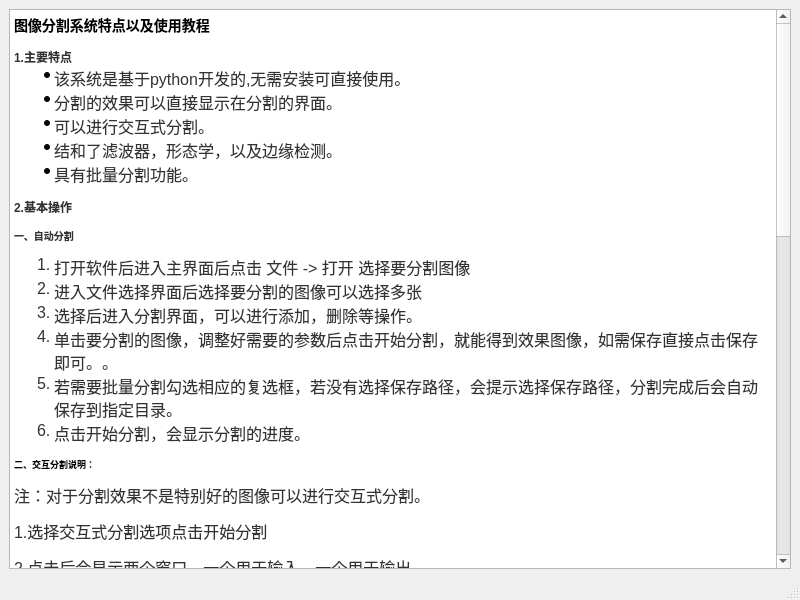
<?xml version="1.0" encoding="UTF-8"?>
<ui version="4.0">
 <class>MainWindow</class>
 <widget class="QMainWindow" name="MainWindow">
  <property name="geometry">
   <rect>
    <x>0</x>
    <y>0</y>
    <width>800</width>
    <height>600</height>
   </rect>
  </property>
  <property name="windowTitle">
   <string>MainWindow</string>
  </property>
  <widget class="QWidget" name="centralwidget">
   <layout class="QGridLayout" name="gridLayout">
    <item row="0" column="0">
     <widget class="QTextBrowser" name="textBrowser">
      <property name="html">
       <string>&lt;!DOCTYPE HTML PUBLIC &quot;-//W3C//DTD HTML 4.0//EN&quot; &quot;http://www.w3.org/TR/REC-html40/strict.dtd&quot;&gt;
&lt;html&gt;&lt;head&gt;&lt;meta name=&quot;qrichtext&quot; content=&quot;1&quot; /&gt;&lt;style type=&quot;text/css&quot;&gt;
p, li { white-space: pre-wrap; }
&lt;/style&gt;&lt;/head&gt;&lt;body style=&quot; font-family:'SimSun'; font-size:9pt; font-weight:400; font-style:normal;&quot;&gt;
&lt;h3 style=&quot; margin-top:14px; margin-bottom:12px; margin-left:0px; margin-right:0px; -qt-block-indent:0; text-indent:0px;&quot;&gt;&lt;span style=&quot; font-family:'Calibri','宋体'; font-size:36pt; font-weight:600; color:#000000;&quot;&gt;图像分割系统特点以及使用教程&lt;/span&gt;&lt;/h3&gt;
&lt;p style=&quot; margin-top:0px; margin-bottom:0px; margin-left:0px; margin-right:0px; -qt-block-indent:0; text-indent:0px;&quot;&gt;&lt;span style=&quot; font-family:'Open Sans','Clear Sans','Helvetica Neue','Helvetica','Arial','sans-serif'; font-size:medium; font-weight:600; color:#333333;&quot;&gt;1.主要特点&lt;/span&gt;&lt;/p&gt;
&lt;ul style=&quot;margin-top: 0px; margin-bottom: 0px; margin-left: 0px; margin-right: 0px; -qt-list-indent: 1;&quot;&gt;&lt;li style=&quot; font-family:'Open Sans','Clear Sans','Helvetica Neue','Helvetica','Arial','sans-serif'; font-size:16px; color:#333333;&quot; style=&quot; margin-top:0px; margin-bottom:0px; margin-left:0px; margin-right:0px; -qt-block-indent:0; text-indent:0px;&quot;&gt;&lt;span style=&quot; font-size:16px;&quot;&gt;该系统是基于python开发的,无需安装可直接使用。&lt;/span&gt;&lt;/li&gt;
&lt;li style=&quot; font-family:'Open Sans','Clear Sans','Helvetica Neue','Helvetica','Arial','sans-serif'; font-size:16px; color:#333333;&quot; style=&quot; margin-top:0px; margin-bottom:0px; margin-left:0px; margin-right:0px; -qt-block-indent:0; text-indent:0px;&quot;&gt;&lt;span style=&quot; font-size:16px;&quot;&gt;分割的效果可以直接显示在分割的界面。&lt;/span&gt;&lt;/li&gt;
&lt;li style=&quot; font-family:'Open Sans','Clear Sans','Helvetica Neue','Helvetica','Arial','sans-serif'; font-size:16px; color:#333333;&quot; style=&quot; margin-top:0px; margin-bottom:0px; margin-left:0px; margin-right:0px; -qt-block-indent:0; text-indent:0px;&quot;&gt;&lt;span style=&quot; font-size:16px;&quot;&gt;可以进行交互式分割。&lt;/span&gt;&lt;/li&gt;
&lt;li style=&quot; font-family:'Open Sans','Clear Sans','Helvetica Neue','Helvetica','Arial','sans-serif'; font-size:16px; color:#333333;&quot; style=&quot; margin-top:0px; margin-bottom:0px; margin-left:0px; margin-right:0px; -qt-block-indent:0; text-indent:0px;&quot;&gt;&lt;span style=&quot; font-size:16px;&quot;&gt;结和了滤波器，形态学，以及边缘检测。&lt;/span&gt;&lt;/li&gt;
&lt;li style=&quot; font-family:'Open Sans','Clear Sans','Helvetica Neue','Helvetica','Arial','sans-serif'; font-size:16px; color:#333333;&quot; style=&quot; margin-top:0px; margin-bottom:0px; margin-left:0px; margin-right:0px; -qt-block-indent:0; text-indent:0px;&quot;&gt;&lt;span style=&quot; font-size:16px;&quot;&gt;具有批量分割功能。&lt;/span&gt;&lt;/li&gt;&lt;/ul&gt;
&lt;p style=&quot; margin-top:12px; margin-bottom:12px; margin-left:0px; margin-right:0px; -qt-block-indent:0; text-indent:0px;&quot;&gt;&lt;span style=&quot; font-family:'Open Sans','Clear Sans','Helvetica Neue','Helvetica','Arial','sans-serif'; font-size:medium; font-weight:600; color:#333333;&quot;&gt;2.基本操作&lt;/span&gt;&lt;/p&gt;
&lt;p style=&quot; margin-top:12px; margin-bottom:12px; margin-left:0px; margin-right:0px; -qt-block-indent:0; text-indent:0px;&quot;&gt;&lt;span style=&quot; font-family:'Open Sans','Clear Sans','Helvetica Neue','Helvetica','Arial','sans-serif'; font-size:small; font-weight:600; color:#333333;&quot;&gt;一、自动分割&lt;/span&gt;&lt;/p&gt;
&lt;ol style=&quot;margin-top: 0px; margin-bottom: 0px; margin-left: 0px; margin-right: 0px; -qt-list-indent: 1;&quot;&gt;&lt;li style=&quot; font-family:'Open Sans','Clear Sans','Helvetica Neue','Helvetica','Arial','sans-serif'; font-size:16px; color:#333333;&quot; style=&quot; margin-top:0px; margin-bottom:0px; margin-left:0px; margin-right:0px; -qt-block-indent:0; text-indent:0px;&quot;&gt;&lt;span style=&quot; font-size:16px;&quot;&gt;打开软件后进入主界面后点击 文件 -&amp;gt; 打开 选择要分割图像&lt;/span&gt;&lt;/li&gt;
&lt;li style=&quot; font-family:'Open Sans','Clear Sans','Helvetica Neue','Helvetica','Arial','sans-serif'; font-size:16px; color:#333333;&quot; style=&quot; margin-top:0px; margin-bottom:0px; margin-left:0px; margin-right:0px; -qt-block-indent:0; text-indent:0px;&quot;&gt;&lt;span style=&quot; font-size:16px; background-color:#ffffff;&quot;&gt;进入文件选择界面后选择要分割的图像可以选择多张&lt;/span&gt;&lt;/li&gt;
&lt;li style=&quot; font-family:'Open Sans','Clear Sans','Helvetica Neue','Helvetica','Arial','sans-serif'; font-size:16px; color:#333333; background-color:#ffffff;&quot; style=&quot; margin-top:0px; margin-bottom:0px; margin-left:0px; margin-right:0px; -qt-block-indent:0; text-indent:0px;&quot;&gt;&lt;span style=&quot; font-size:16px;&quot;&gt;选择后进入分割界面，可以进行添加，删除等操作。&lt;/span&gt;&lt;/li&gt;
&lt;li style=&quot; font-family:'Open Sans','Clear Sans','Helvetica Neue','Helvetica','Arial','sans-serif'; font-size:16px; color:#333333; background-color:#ffffff;&quot; style=&quot; margin-top:0px; margin-bottom:0px; margin-left:0px; margin-right:0px; -qt-block-indent:0; text-indent:0px;&quot;&gt;&lt;span style=&quot; font-size:16px;&quot;&gt;单击要分割的图像，调整好需要的参数后点击开始分割，就能得到效果图像，如需保存直接点击保存即可。。&lt;/span&gt;&lt;/li&gt;
&lt;li style=&quot; font-family:'Open Sans','Clear Sans','Helvetica Neue','Helvetica','Arial','sans-serif'; font-size:16px; color:#333333; background-color:#ffffff;&quot; style=&quot; margin-top:0px; margin-bottom:0px; margin-left:0px; margin-right:0px; -qt-block-indent:0; text-indent:0px;&quot;&gt;&lt;span style=&quot; font-size:16px;&quot;&gt;若需要批量分割勾选相应的复选框，若没有选择保存路径，会提示选择保存路径，分割完成后会自动保存到指定目录。&lt;/span&gt;&lt;/li&gt;
&lt;li style=&quot; font-family:'Open Sans','Clear Sans','Helvetica Neue','Helvetica','Arial','sans-serif'; font-size:16px; color:#333333; background-color:#ffffff;&quot; style=&quot; margin-top:0px; margin-bottom:0px; margin-left:0px; margin-right:0px; -qt-block-indent:0; text-indent:0px;&quot;&gt;&lt;span style=&quot; font-size:16px;&quot;&gt;点击开始分割，会显示分割的进度。&lt;/span&gt;&lt;/li&gt;&lt;/ol&gt;
&lt;p style=&quot; margin-top:12px; margin-bottom:12px; margin-left:0px; margin-right:0px; -qt-block-indent:0; text-indent:0px;&quot;&gt;&lt;span style=&quot; font-family:'宋体'; font-size:7pt; font-weight:600;&quot;&gt;二、交互分割说明：&lt;/span&gt;&lt;/p&gt;
&lt;p style=&quot; margin-top:12px; margin-bottom:12px; margin-left:0px; margin-right:0px; -qt-block-indent:0; text-indent:0px;&quot;&gt;&lt;span style=&quot; font-family:'Open Sans','Clear Sans','Helvetica Neue','Helvetica','Arial','sans-serif'; font-size:16px; color:#333333; background-color:#ffffff;&quot;&gt;注：对于分割效果不是特别好的图像可以进行交互式分割。&lt;/span&gt;&lt;/p&gt;
&lt;p style=&quot; margin-top:12px; margin-bottom:12px; margin-left:0px; margin-right:0px; -qt-block-indent:0; text-indent:0px;&quot;&gt;&lt;span style=&quot; font-family:'Open Sans','Clear Sans','Helvetica Neue','Helvetica','Arial','sans-serif'; font-size:16px; color:#333333; background-color:#ffffff;&quot;&gt;1.选择交互式分割选项点击开始分割&lt;/span&gt;&lt;/p&gt;
&lt;p style=&quot; margin-top:12px; margin-bottom:12px; margin-left:0px; margin-right:0px; -qt-block-indent:0; text-indent:0px;&quot;&gt;&lt;span style=&quot; font-family:'Open Sans','Clear Sans','Helvetica Neue','Helvetica','Arial','sans-serif'; font-size:16px; color:#333333; background-color:#ffffff;&quot;&gt;2.点击后会显示两个窗口，一个用于输入，一个用于输出。&lt;/span&gt;&lt;/p&gt;
&lt;p style=&quot; margin-top:12px; margin-bottom:12px; margin-left:0px; margin-right:0px; -qt-block-indent:0; text-indent:0px;&quot;&gt;&lt;span style=&quot; font-family:'Open Sans','Clear Sans','Helvetica Neue','Helvetica','Arial','sans-serif'; font-size:16px; color:#333333; background-color:#ffffff;&quot;&gt;3.首先，在输入窗口中，使用鼠标右键框选出前景区域。&lt;/span&gt;&lt;/p&gt;
&lt;p style=&quot; margin-top:12px; margin-bottom:12px; margin-left:0px; margin-right:0px; -qt-block-indent:0; text-indent:0px;&quot;&gt;&lt;span style=&quot; font-family:'Open Sans','Clear Sans','Helvetica Neue','Helvetica','Arial','sans-serif'; font-size:16px; color:#333333; background-color:#ffffff;&quot;&gt;4.然后按“ n”分割对象（一次或几次）要进行更精细的修饰，您可以按以下以下键并按下鼠标左键进行绘制。 然后再次按“ n”更新输出。&lt;/span&gt;&lt;/p&gt;
&lt;p style=&quot; margin-top:12px; margin-bottom:12px; margin-left:0px; margin-right:0px; -qt-block-indent:0; text-indent:0px;&quot;&gt;&lt;span style=&quot; font-family:'Open Sans','Clear Sans','Helvetica Neue','Helvetica','Arial','sans-serif'; font-size:16px; color:#333333; background-color:#ffffff;&quot;&gt;5.s-分割完成并退出（如果需要保存图片请点击保存图片即可）&lt;/span&gt;&lt;/p&gt;
&lt;p style=&quot; margin-top:12px; margin-bottom:12px; margin-left:0px; margin-right:0px; -qt-block-indent:0; text-indent:0px;&quot;&gt;&lt;span style=&quot; font-family:'宋体'; font-size:10.5pt;&quot;&gt;交互分割快捷键：&lt;/span&gt;&lt;/p&gt;
&lt;p style=&quot; margin-top:12px; margin-bottom:12px; margin-left:0px; margin-right:0px; -qt-block-indent:0; text-indent:0px;&quot;&gt;&lt;span style=&quot; font-family:'Calibri'; font-size:10.5pt; color:#0000ff;&quot;&gt;“ 0”-&lt;/span&gt;&lt;span style=&quot; font-family:'Calibri','宋体'; font-size:10.5pt; color:#0000ff;&quot;&gt;选择有背景的区域&lt;/span&gt;&lt;/p&gt;
&lt;p style=&quot; margin-top:12px; margin-bottom:12px; margin-left:0px; margin-right:0px; -qt-block-indent:0; text-indent:0px;&quot;&gt;&lt;span style=&quot; font-family:'Calibri'; font-size:10.5pt; color:#0000ff;&quot;&gt;“ 1”-&lt;/span&gt;&lt;span style=&quot; font-family:'Calibri','宋体'; font-size:10.5pt; color:#0000ff;&quot;&gt;选择肯定前景的区域&lt;/span&gt;&lt;/p&gt;
&lt;p style=&quot; margin-top:12px; margin-bottom:12px; margin-left:0px; margin-right:0px; -qt-block-indent:0; text-indent:0px;&quot;&gt;&lt;span style=&quot; font-family:'Calibri'; font-size:10.5pt; color:#0000ff;&quot;&gt;“ 2”-&lt;/span&gt;&lt;span style=&quot; font-family:'Calibri','宋体'; font-size:10.5pt; color:#0000ff;&quot;&gt;选择可能背景的区域&lt;/span&gt;&lt;/p&gt;
&lt;p style=&quot; margin-top:12px; margin-bottom:12px; margin-left:0px; margin-right:0px; -qt-block-indent:0; text-indent:0px;&quot;&gt;&lt;span style=&quot; font-family:'Calibri'; font-size:10.5pt; color:#0000ff;&quot;&gt;“ 3”-&lt;/span&gt;&lt;span style=&quot; font-family:'Calibri','宋体'; font-size:10.5pt; color:#0000ff;&quot;&gt;选择可能的前景区域&lt;/span&gt;&lt;/p&gt;
&lt;p style=&quot; margin-top:12px; margin-bottom:12px; margin-left:0px; margin-right:0px; -qt-block-indent:0; text-indent:0px;&quot;&gt;&lt;span style=&quot; font-family:'Calibri'; font-size:10.5pt; color:#0000ff;&quot;&gt;“ n”-&lt;/span&gt;&lt;span style=&quot; font-family:'Calibri','宋体'; font-size:10.5pt; color:#0000ff;&quot;&gt;更新细分&lt;/span&gt;&lt;/p&gt;
&lt;p style=&quot; margin-top:12px; margin-bottom:12px; margin-left:0px; margin-right:0px; -qt-block-indent:0; text-indent:0px;&quot;&gt;&lt;span style=&quot; font-family:'Calibri'; font-size:10.5pt; color:#0000ff;&quot;&gt;“ r”-&lt;/span&gt;&lt;span style=&quot; font-family:'Calibri','宋体'; font-size:10.5pt; color:#0000ff;&quot;&gt;重置设置&lt;/span&gt;&lt;/p&gt;
&lt;p style=&quot; margin-top:12px; margin-bottom:12px; margin-left:0px; margin-right:0px; -qt-block-indent:0; text-indent:0px;&quot;&gt;&lt;span style=&quot; font-family:'Calibri'; font-size:10.5pt; color:#0000ff;&quot;&gt;“ s”-&lt;/span&gt;&lt;span style=&quot; font-family:'宋体'; font-size:10.5pt; color:#0000ff;&quot;&gt;分割完成并退出（如果需要保存图片请点击保存图片即可）&lt;/span&gt;&lt;/p&gt;
&lt;p style=&quot; margin-top:12px; margin-bottom:12px; margin-left:0px; margin-right:0px; -qt-block-indent:0; text-indent:0px;&quot;&gt;&lt;span style=&quot; font-family:'Open Sans','Clear Sans','Helvetica Neue','Helvetica','Arial','sans-serif'; font-size:small; font-weight:600; color:#333333;&quot;&gt;三、参数的设置&lt;/span&gt;&lt;/p&gt;
&lt;ol style=&quot;margin-top: 0px; margin-bottom: 0px; margin-left: 0px; margin-right: 0px; -qt-list-indent: 1;&quot;&gt;&lt;li style=&quot; font-family:'Open Sans','Clear Sans','Helvetica Neue','Helvetica','Arial','sans-serif'; font-size:16px; color:#333333;&quot; style=&quot; margin-top:0px; margin-bottom:0px; margin-left:0px; margin-right:0px; -qt-block-indent:0; text-indent:0px;&quot;&gt;&lt;span style=&quot; font-size:16px;&quot;&gt;大津阈值分割&lt;/span&gt;&lt;/li&gt;&lt;/ol&gt;
&lt;ul style=&quot;margin-top: 0px; margin-bottom: 0px; margin-left: 0px; margin-right: 0px; -qt-list-indent: 2;&quot;&gt;&lt;li style=&quot; font-family:'Open Sans','Clear Sans','Helvetica Neue','Helvetica','Arial','sans-serif'; font-size:16px; color:#333333;&quot; style=&quot; margin-top:0px; margin-bottom:0px; margin-left:0px; margin-right:0px; -qt-block-indent:0; text-indent:0px;&quot;&gt;&lt;span style=&quot; font-size:16px;&quot;&gt;滤波器：提供中值滤波，双边滤波，高斯滤波用户可根据自己的需求进行组合使用，最多可选取两个。&lt;/span&gt;&lt;/li&gt;
&lt;li style=&quot; font-family:'Open Sans','Clear Sans','Helvetica Neue','Helvetica','Arial','sans-serif'; font-size:16px; color:#333333;&quot; style=&quot; margin-top:0px; margin-bottom:0px; margin-left:0px; margin-right:0px; -qt-block-indent:0; text-indent:0px;&quot;&gt;&lt;span style=&quot; font-size:16px;&quot;&gt;形态学：本系统提供腐蚀，膨胀，开操作，闭操作。当选取某种操作后会出现下拉列表供用户选择次数。&lt;/span&gt;&lt;/li&gt;
&lt;li style=&quot; font-family:'Open Sans','Clear Sans','Helvetica Neue','Helvetica','Arial','sans-serif'; font-size:16px; color:#333333;&quot; style=&quot; margin-top:0px; margin-bottom:0px; margin-left:0px; margin-right:0px; -qt-block-indent:0; text-indent:0px;&quot;&gt;&lt;span style=&quot; font-size:16px;&quot;&gt;边缘检测：本系统只提供了canny算子，用户可根据需求进行选择&lt;/span&gt;&lt;/li&gt;&lt;/ul&gt;
&lt;p style=&quot; margin-top:0px; margin-bottom:0px; margin-left:0px; margin-right:0px; -qt-block-indent:0; text-indent:0px;&quot;&gt;&lt;span style=&quot; font-family:'Open Sans','Clear Sans','Helvetica Neue','Helvetica','Arial','sans-serif'; font-size:16px; color:#333333;&quot;&gt;     2.简单全局阈值分割&lt;/span&gt;&lt;/p&gt;
&lt;ul style=&quot;margin-top: 0px; margin-bottom: 0px; margin-left: 0px; margin-right: 0px; -qt-list-indent: 2;&quot;&gt;&lt;li style=&quot; font-family:'Open Sans','Clear Sans','Helvetica Neue','Helvetica','Arial','sans-serif'; font-size:16px; color:#333333;&quot; style=&quot; margin-top:0px; margin-bottom:0px; margin-left:0px; margin-right:0px; -qt-block-indent:0; text-indent:0px;&quot;&gt;&lt;span style=&quot; font-size:16px;&quot;&gt;默认阈值为127，用户可根据效果进行指定阈值，范围为0~255&lt;/span&gt;&lt;/li&gt;
&lt;li style=&quot; font-family:'Open Sans','Clear Sans','Helvetica Neue','Helvetica','Arial','sans-serif'; font-size:16px; color:#333333;&quot; style=&quot; margin-top:0px; margin-bottom:0px; margin-left:0px; margin-right:0px; -qt-block-indent:0; text-indent:0px;&quot;&gt;&lt;span style=&quot; font-size:16px;&quot;&gt;滤波器：提供中值滤波，双边滤波，高斯滤波用户可根据自己的需求进行组合使用，最多可选取两个。&lt;/span&gt;&lt;/li&gt;
&lt;li style=&quot; font-family:'Open Sans','Clear Sans','Helvetica Neue','Helvetica','Arial','sans-serif'; font-size:16px; color:#333333;&quot; style=&quot; margin-top:0px; margin-bottom:0px; margin-left:0px; margin-right:0px; -qt-block-indent:0; text-indent:0px;&quot;&gt;&lt;span style=&quot; font-size:16px;&quot;&gt;形态学：本系统提供腐蚀，膨胀，开操作，闭操作。当选取某种操作后会出现下拉列表供用户选择次数。&lt;/span&gt;&lt;/li&gt;
&lt;li style=&quot; font-family:'Open Sans','Clear Sans','Helvetica Neue','Helvetica','Arial','sans-serif'; font-size:16px; color:#333333;&quot; style=&quot; margin-top:0px; margin-bottom:0px; margin-left:0px; margin-right:0px; -qt-block-indent:0; text-indent:0px;&quot;&gt;&lt;span style=&quot; font-size:16px;&quot;&gt;边缘检测：本系统只提供了canny算子，用户可根据需求进行选择&lt;/span&gt;&lt;/li&gt;&lt;/ul&gt;
&lt;p style=&quot; margin-top:0px; margin-bottom:0px; margin-left:0px; margin-right:0px; -qt-block-indent:0; text-indent:0px;&quot;&gt;&lt;span style=&quot; font-family:'Open Sans','Clear Sans','Helvetica Neue','Helvetica','Arial','sans-serif'; font-size:16px; color:#333333;&quot;&gt;    3.Grabcut自动分割&lt;/span&gt;&lt;/p&gt;
&lt;ul style=&quot;margin-top: 0px; margin-bottom: 0px; margin-left: 0px; margin-right: 0px; -qt-list-indent: 1;&quot;&gt;&lt;li style=&quot; font-family:'Open Sans','Clear Sans','Helvetica Neue','Helvetica','Arial','sans-serif'; font-size:16px; color:#333333;&quot; style=&quot; margin-top:0px; margin-bottom:0px; margin-left:0px; margin-right:0px; -qt-block-indent:0; text-indent:0px;&quot;&gt;&lt;span style=&quot; font-size:16px;&quot;&gt;  滤波器：提供中值滤波，双边滤波，高斯滤波用户可根据自己的需求进行组合使用，最多可选取两个。&lt;/span&gt;&lt;/li&gt;&lt;/ul&gt;&lt;/body&gt;&lt;/html&gt;</string>
      </property>
     </widget>
    </item>
   </layout>
  </widget>
  <widget class="QMenuBar" name="menubar">
   <property name="geometry">
    <rect>
     <x>0</x>
     <y>0</y>
     <width>800</width>
     <height>25</height>
    </rect>
   </property>
  </widget>
  <widget class="QStatusBar" name="statusbar"/>
 </widget>
 <resources/>
 <connections/>
</ui>
